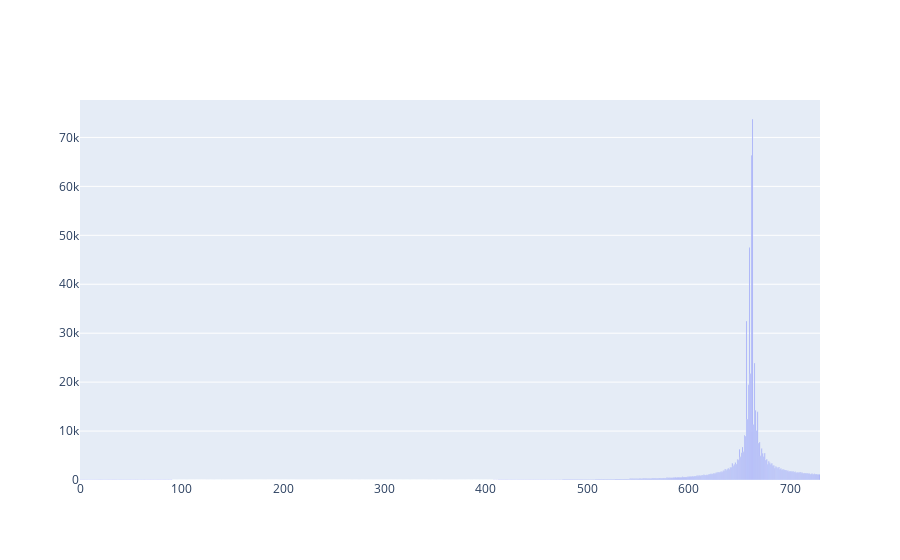

Write notebook code for a chart like this one.
### Code cell
import plotly.graph_objects as go
fig = go.Figure(data=go.Bar(y=error))
fig.show()

### Figure 1 — Plotly figure (JSON) as saved in the notebook; plotly's stock layout.template omitted (floating-point values rounded to 4 significant figures; data arrays with more than 128 entries replaced by an {"elided": "..."} marker saying what was removed)
{"data": [{"type": "bar", "y": {"elided": "730 float values"}}], "layout": {}}
